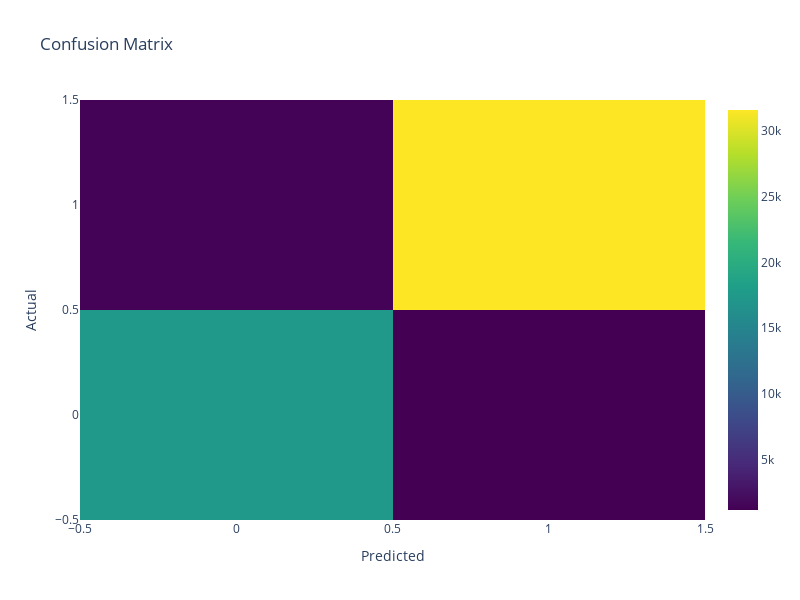

This figure's notebook cell:
### Code cell
#plotting the confusion matrix
cm = confusion_matrix(y_test, y_predictions)
fig = go.Figure(go.Heatmap(z=cm, x=model.classes_, y=model.classes_, colorscale='Viridis'))
fig.update_layout(title='Confusion Matrix',
                  xaxis_title='Predicted',
                  yaxis_title='Actual',
                  width=800,
                  height=600)
fig.show()

### Figure 1 — Plotly figure (JSON) as saved in the notebook; plotly's stock layout.template omitted (floating-point values rounded to 4 significant figures)
{"data": [{"colorscale": [[0, "#440154"], [0.1111, "#482878"], [0.2222, "#3e4989"], [0.3333, "#31688e"], [0.4444, "#26828e"], [0.5556, "#1f9e89"], [0.6667, "#35b779"], [0.7778, "#6ece58"], [0.8889, "#b5de2b"], [1, "#fde725"]], "type": "heatmap", "x": [0, 1], "y": [0, 1], "z": [[17402, 1198], [1375, 31560]]}], "layout": {"height": 600, "title": {"text": "Confusion Matrix"}, "width": 800, "xaxis": {"title": {"text": "Predicted"}}, "yaxis": {"title": {"text": "Actual"}}}}
